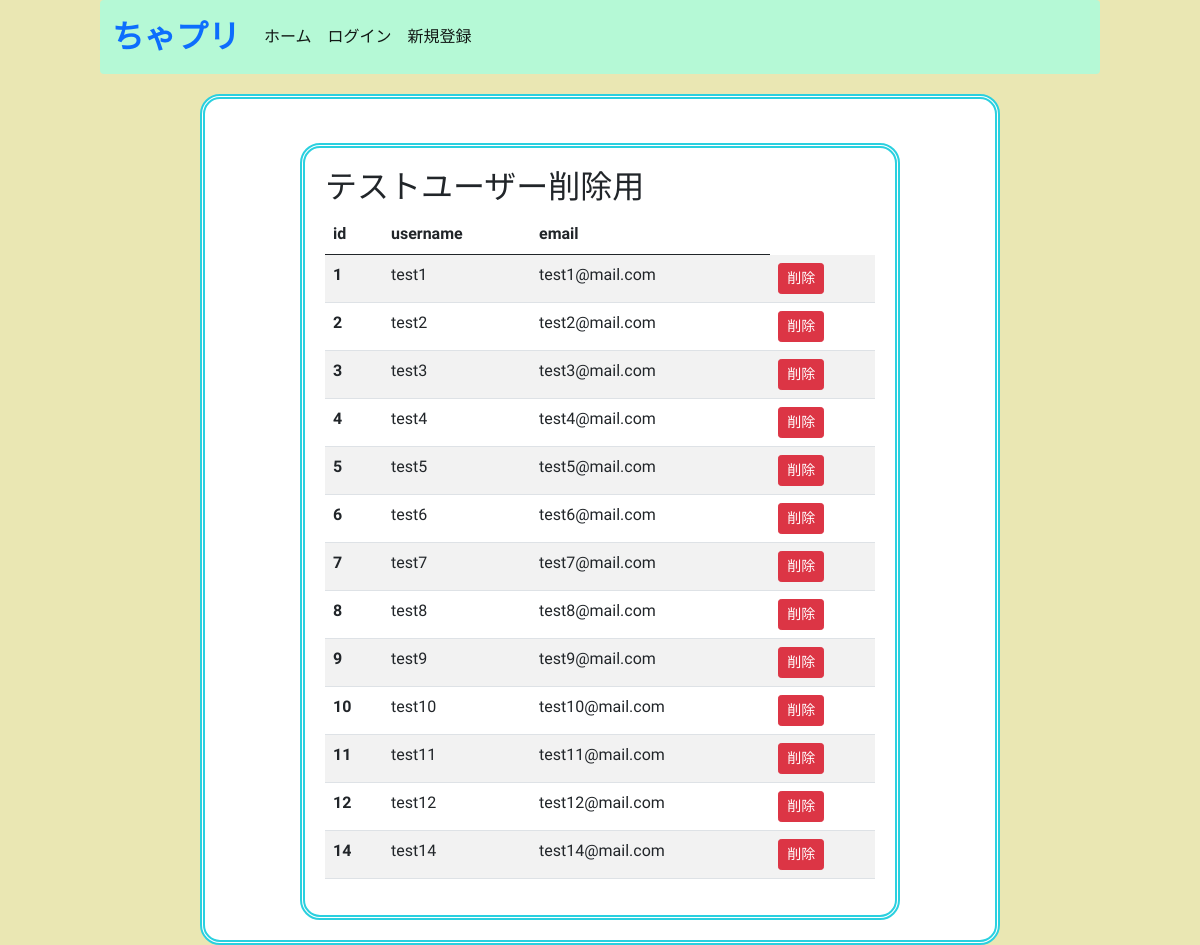
The app's page /users, older data.
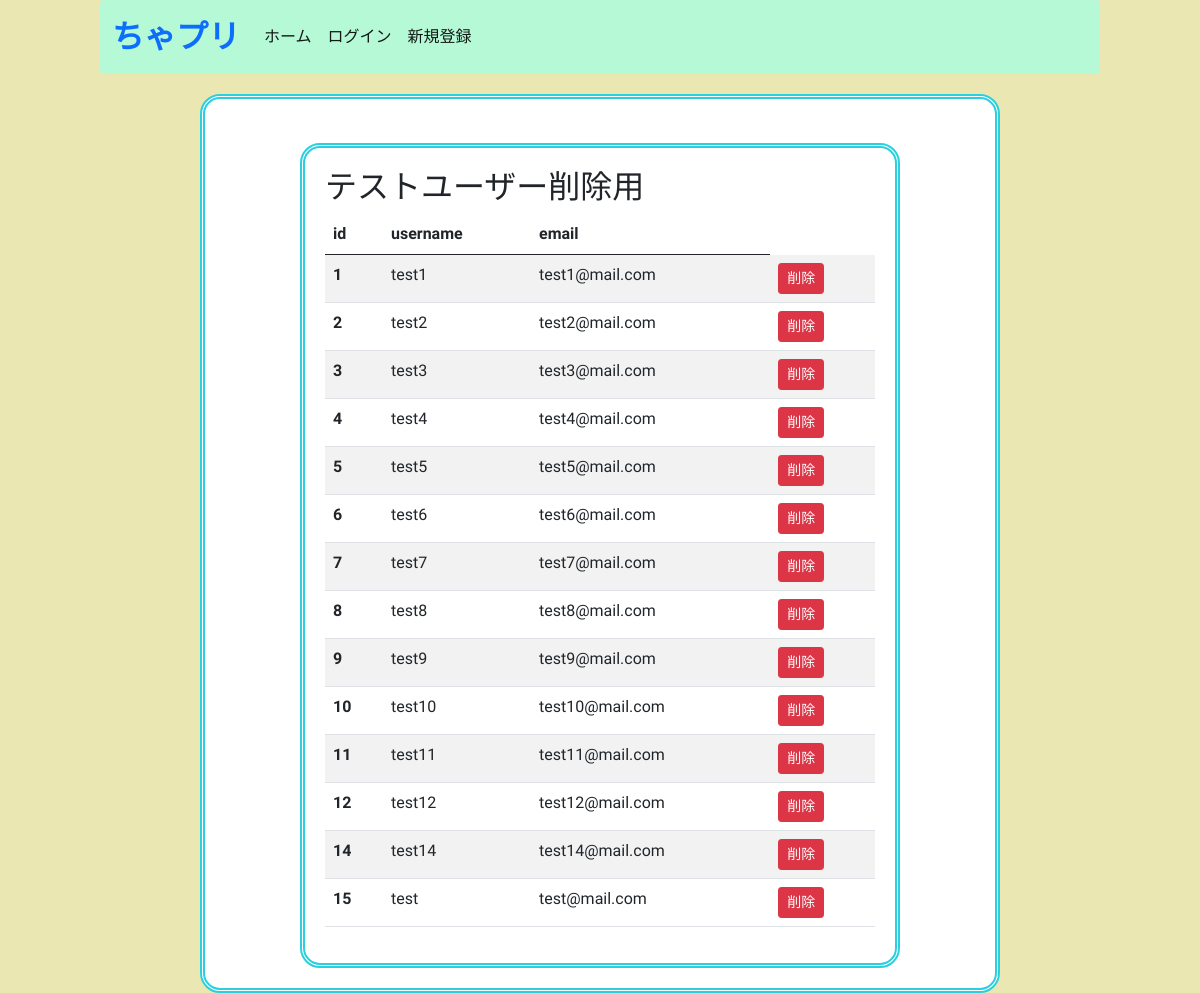
The same page, newer data.
### flaskr/models.py (models this page shows, shortened)
class User(UserMixin, db.Model):
  __tablename__ = 'users'
  id = db.Column(db.Integer, primary_key=True)
  username = db.Column(db.String(64), index=True)
  email = db.Column(db.String(64), unique=True, index=True)
  password = db.Column(
    db.String(128),
    default = generate_password_hash(secrets.token_urlsafe(16)) # デフォルトパスワード
  )
  picture_path = db.Column(db.Text)
  is_active = db.Column(db.Boolean, unique=False, default=False)
  create_at = db.Column(db.DateTime, default=datetime.now) # 管理者用
  update_at = db.Column(db.DateTime, default=datetime.now) # テーブルの流れを確認する際に必要

### flaskr/views.py (the view)
@bp.route('/users')
def user_list():
  users = User.query.all()
  return render_template('user_list.html', users=users)

### flaskr/templates/user_list.html
{% extends "base.html" %}
{% block content %}
<div class="container mt-4">
  <h2>テストユーザー削除用</h2>
  <table class="table table-striped">
    <thead>
      <tr>
        <th scope="col">id</th>
        <th scope="col">username</th>
        <th scope="col">email</th>
      </tr>
    </thead>
    <tbody>
      {% for user in users %}
      <tr>
        <th scope="row">{{ user.id }}</th>
        <td>{{ user.username }}</td>
        <td>{{ user.email }}</td>
        <td>
          <form action="{{ url_for('app.user_delete', id=user.id) }}" method="POST">
            <input class="btn btn-danger btn-sm" type="submit" value="削除">
          </form>
        </td>
      </tr>
      {% endfor %}
    </tbody>
  </table>
</div>
{% endblock %}

Row changes from the older to the newer data that the page shows:
added User: id "15", username "test", email "test@mail.com"
